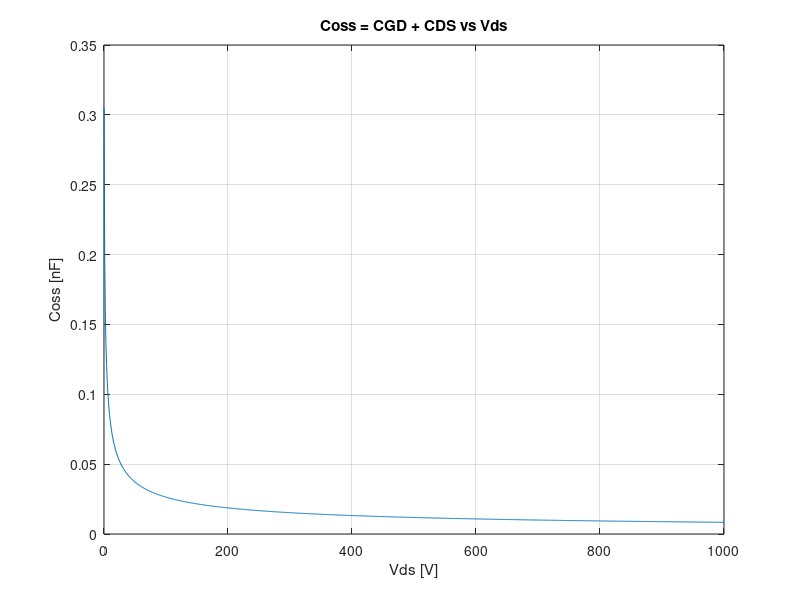

Source code (MATLAB): (Note: this script raises an error after producing the figure.)
% Semiconductor Physics and Power Device Equations in MATLAB
% Constants
q = 1.6e-19;       % Elementary charge [C]
eps_si = 1.0e-12;  % Permittivity of silicon [F/cm]
kT = 0.026;        % Thermal energy at 300K [eV]
ni = 1.5e10;       % Intrinsic carrier concentration [cm^-3]
mu_n = 1500;       % Electron mobility [cm^2/V-s]
mu_p = 500;        % Hole mobility [cm^2/V-s]
VB = 700;          % Breakdown voltage [V]
E_crit = 2e5;      % Critical electric field [V/cm] (assumed typical value)
V_dc = 300;        % DC bus voltage [V]
I0 = 10;           % Initial current [A]

%% 1. Design doping concentration of N drift region (for VB = 700V)
% Doping concentration from breakdown voltage
ND = E_crit^2 * eps_si / (2 * q * VB); % [cm^-3]

%% 2. Calculate on-resistance for 1 cm^2 area
A = 1;             % [cm^2], device area
Ldrift = 2 * VB / E_crit; % Drift region length [cm]
Ron_drift = Ldrift / (q * mu_n * ND * A); % [Ohm]

%% 3. Calculate CGD and CDS from physical parameters and plot Coss = CGD + CDS
A_junc = 1;     % [cm^2], assumed gate/drain overlap area
NA = 1e17;         % [cm^-3], assumed P-well doping
Vbi = kT * log((ND * NA) / ni^2); % Built-in potential [V]

Vds_vals = linspace(0.1, 1000, 1000); % Avoid division by zero
Cgd_vals = eps_si * A_junc ./ sqrt(2 * q * ND * (Vbi + Vds_vals));
Cds_vals = eps_si * A_junc ./ sqrt(2 * q * ND * (Vbi + Vds_vals));
Coss_vals = Cgd_vals + Cds_vals;

% Plot Coss vs Vds
% Plot Coss vs Vds in nF
figure;
plot(Vds_vals, Coss_vals * 1e9);  % Convert to nF
title('Coss = CGD + CDS vs Vds');
xlabel('Vds [V]');
ylabel('Coss [nF]');  % Updated y-axis label
grid on;


%% 4. Calculate Vds(t) waveform during turn-off
V_dc = 300;        % DC bus voltage [V]
I0 = 10;           % Initial current [A]
tf = 100e-9;       % Current fall time [s]

% Define Coss function (using analytical expression)
Coss_func = @(v) 2 * eps_si * A_junc ./ sqrt(2 * q * ND * (Vbi + v));

% Time calculation for voltage rise (0 → Voff)
V_rise = linspace(0, Voff, 500); % Voltage points
t_rise = zeros(size(V_rise));     % Time vector initialization
for i = 2:length(V_rise)
    v_prev = V_rise(i-1);
    v_curr = V_rise(i);
    C_avg = (Coss_func(v_prev) + Coss_func(v_curr))/2;
    dt = (C_avg / I0) * (v_curr - v_prev);
    t_rise(i) = t_rise(i-1) + dt;
end
tr = t_rise(end);  % Total voltage rise time

% Construct full waveform
t1 = linspace(0, tr, 500);        % Voltage rise period
t2 = linspace(tr, tr + tf, 500);  % Current fall period
t_full = [t1, t2(2:end)];         % Combined time vector

% Voltage waveform components
Vds_rise = interp1(t_rise, V_rise, t1); % Rising voltage
Vds_full = [Vds_rise, Voff*ones(1,length(t2)-1)]; % Clamped voltage

% Plot Vds(t)
figure;
plot(t_full * 1e9, Vds_full, 'LineWidth', 1.5);
title('Vds during Turn-Off with Ideal Diode');
xlabel('Time [ns]');
ylabel('Vds [V]');
grid on;
xlim([0, max(t_full)*1e9]/30);
ylim([0, 1.1*Voff]);

%% 5. Calculate turn-off energy loss
% Energy during voltage rise (E_rise = ∫Vds·I0·dt)
E_rise = I0 * trapz(t1, Vds_rise);

% Energy during current fall (E_fall = 0.5·Voff·I0·tf)
E_fall = 0.5 * Voff * I0 * tf;

% Total turn-off energy loss
Eoff_total = E_rise + E_fall;

%% Output Results
fprintf('Semiconductor Device Analysis Results:\n');
fprintf('------------------------------------\n');
fprintf('Built-in Potential (Vbi)     = %.3f V\n', Vbi);
fprintf('1. N-drift Doping (ND)       = %.3e cm^{-3}\n', ND);
fprintf('2. Specific On-Resistance    = %.3f mΩ·cm²\n', Ron_drift*1e3);
fprintf('3. Coss(100V)                = %.3f nF\n', Coss_func(10)*1e9);
fprintf('4. Voltage Rise Time (tr)    = %.3f ns\n', tr*1e9);
fprintf('5. Turn-off Energy Loss      = %.3f μJ\n', Eoff_total*1e6);
